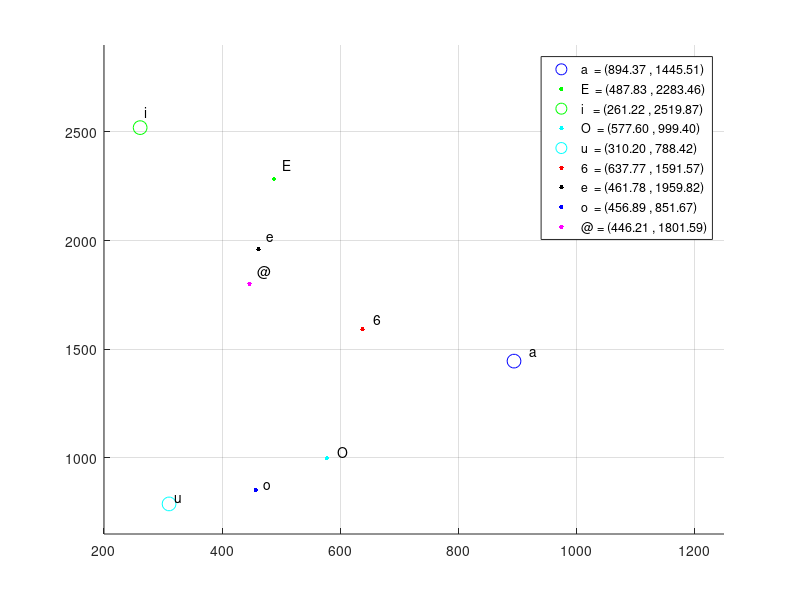

This figure's MATLAB source: (Note: this script raises an error after producing the figure.)
%%%%%%%%%%%%%%%%%%%%%%%%%%%%%%%%%%%%%%%%%%%%%%%%
%          Instituto Superior Técnico          % 
%                                              %
%              Speech Processing               %
%                                              %
%                Laboratório - 1               %
%                                              %
%                  Grupo 8                     %
%%%%%%%%%%%%%%%%%%%%%%%%%%%%%%%%%%%%%%%%%%%%%%%%
clear all; close all;clc

%% Aluno - José    Diogo - 75255
%           F1       F2
%    a    894.37   1445.51
%    E    487.83   2283.46
%    i    261.22   2519.87
%    O    577.60   999.40
%    u    310.20   788.42
%    6    637.77   1591.57
%    e    461.78   1959.82
%    o    456.89   851.67
%    @    446.21   1801.59

F1 = [894.37 487.83 261.22 577.60 310.20 637.77 461.78 456.89 446.21];
F2 = [1445.51 2283.46 2519.87 999.40 788.42 1591.57 1959.82 851.67 1801.59];

figure;
axis([200 1250 650 2900]);
grid on, hold on,

%labelling
vowels = {'a','E','i','O','u','6','e','o','@'};
colors = ['bo'; 'g.' ;'go' ;'c.'; 'co' ;'r.'; 'k.'; 'b.' ;'m.'];
legenda = {'a  = (894.37 , 1445.51)','E  = (487.83 , 2283.46)', ...
    'i   = (261.22 , 2519.87)','O  = (577.60 , 999.40)','u  = (310.20 , 788.42)', ...
    '6  = (637.77 , 1591.57)','e  = (461.78 , 1959.82)','o  = (456.89 , 851.67)', ...
    '@ = (446.21 , 1801.59)'};
for i = 1 : numel(F1)
    plot(F1(i),F2(i),colors(i,:), 'markersize', 10);
    text(F1(i)*1.03, F2(i)*1.03, vowels(i));
    legend(legenda,'Location','Best')
end

drawline([F1(1) F2(1)] ,[F1(5) F2(5)],'green')
drawline([F1(1) F2(1)] ,[F1(3) F2(3)],'green')
drawline([F1(3) F2(3)] ,[F1(5) F2(5)],'green')

title('Vowels Triangle - {\color{darkgreen}José Diogo}');
xlabel('F1 (Hz)');
ylabel('F2 (Hz)');

%% Aluno - Rúben   Tadeia - 75268
%           F1       F2
%    a    922.68   1392.86
%    E    522.61   2356.33
%    i    353.32   2744.19
%    O    653.50   919.40
%    u    339.48   727.68
%    6    683.58   1623.62
%    e    384.29   2466.26
%    o    400.14   761.36
%    @    363.29   1907.51

F1 = [922.68 522.61 353.32 653.50 339.48 683.58 384.29 400.14 363.29];
F2 = [1392.86 2356.33 2744.19 919.40 727.68 1623.62 2466.26 761.36 1907.51];

figure;
axis([200 1250 650 2900]);
grid on, hold on,

%labelling
vowels = {'a','E','i','O','u','6','e','o','@'};
colors = ['bo'; 'g.' ;'go' ;'c.'; 'co' ;'r.'; 'k.'; 'b.' ;'m.'];
legenda = {'a  = (922.68 , 1392.86)','E  = (522.61 , 2356.33)','i   = (353.32 , 2744.19)', ...
    'O  = (653.50 , 919.40)', 'u  = (339.48 , 727.68)','6  = (683.58 , 1623.62)', ...
    'e  = (384.29 , 2466.26)','o  = (400.14 , 761.36)','@ = (363.29 , 1907.51)'};
for i = 1 : numel(F1)
    plot(F1(i),F2(i),colors(i,:), 'markersize', 10);
    text(F1(i)*1.03, F2(i)*1.03, vowels(i));
    legend(legenda,'Location','Best')
end

drawline([F1(1) F2(1)] ,[F1(5) F2(5)],'blue')
drawline([F1(1) F2(1)] ,[F1(3) F2(3)],'blue')
drawline([F1(3) F2(3)] ,[F1(5) F2(5)],'blue')

title('Vowels Triangle - {\color{blue}Rúben Tadeia}');
xlabel('F1 (Hz)');
ylabel('F2 (Hz)');